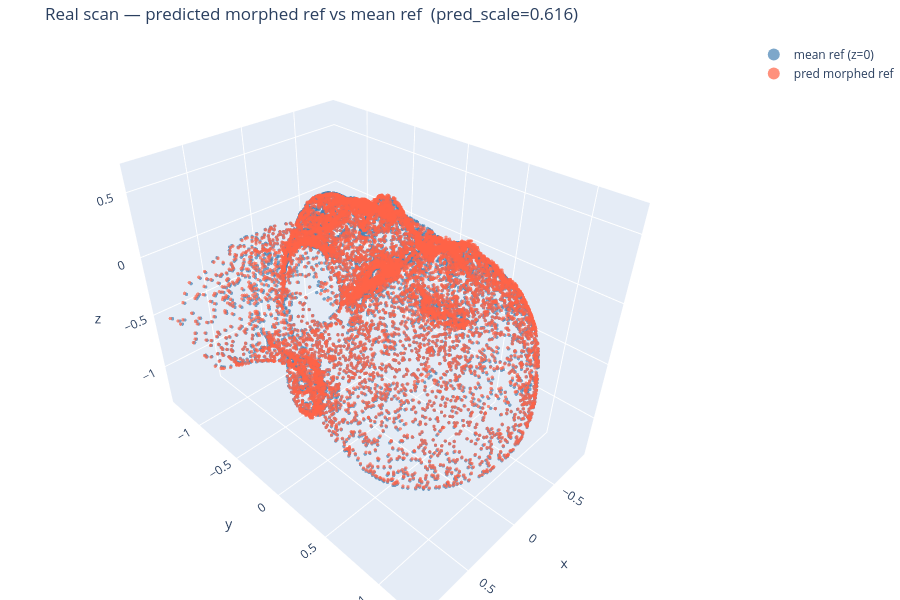

Notebook code cell kept with this figure:
### Code cell
# ── Morphed ref visualization ──────────────────────────────────────────────────
pred_morph_real = out_real['morphed_full'].cpu().numpy()

show_reg(
    [pcd_trace(mean_ref_np,     'steelblue', 'mean ref (z=0)'),
     pcd_trace(pred_morph_real, 'tomato',    f'pred morphed ref')],
    f'Real scan — predicted morphed ref vs mean ref  (pred_scale={pred_scale_real:.3f})',
)

# Aligned scan overlaid on morphed ref (the actual registration result)
show_reg(
    [pcd_trace(pred_morph_real, 'steelblue', 'pred morphed ref'),
     pcd_trace(src_aligned_r,   'orange',    'real scan aligned to morphed ref')],
    f'Real scan — final alignment to morphed ref',
)

### Figure 1 — Plotly figure (JSON) as saved in the notebook; plotly's stock layout.template omitted (floating-point values rounded to 4 significant figures; data arrays with more than 128 entries replaced by an {"elided": "..."} marker saying what was removed)
{"data": [{"marker": {"color": "steelblue", "opacity": 0.7, "size": 2}, "mode": "markers", "name": "mean ref (z=0)", "type": "scatter3d", "x": {"elided": "10788 float values"}, "y": {"elided": "10788 float values"}, "z": {"elided": "10788 float values"}}, {"marker": {"color": "tomato", "opacity": 0.7, "size": 2}, "mode": "markers", "name": "pred morphed ref", "type": "scatter3d", "x": {"elided": "10788 float values"}, "y": {"elided": "10788 float values"}, "z": {"elided": "10788 float values"}}], "layout": {"height": 600, "legend": {"itemsizing": "constant"}, "margin": {"b": 0, "l": 0, "r": 0, "t": 40}, "scene": {"aspectmode": "data"}, "title": {"text": "Real scan — predicted morphed ref vs mean ref  (pred_scale=0.616)"}}}
